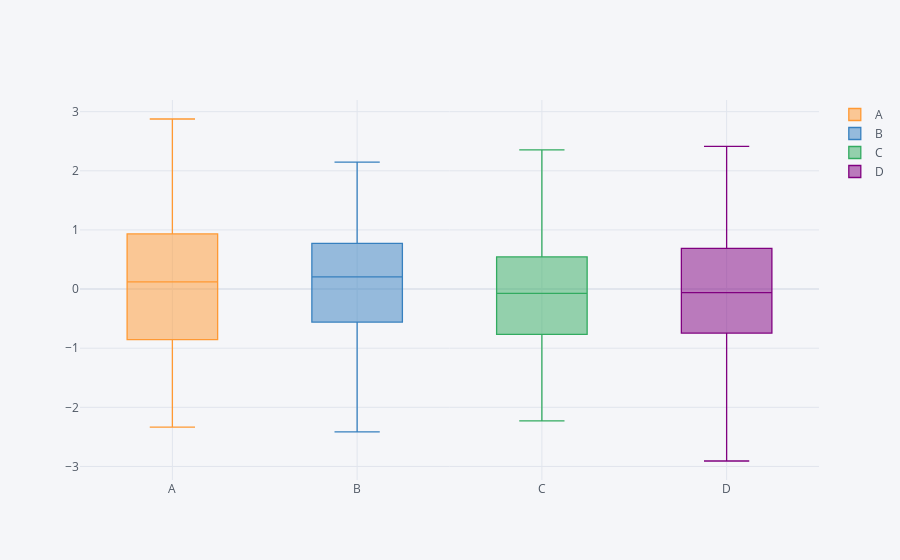

Notebook code for this chart:
### Markdown cell above
#### Box Plot

### Code cell
df1.iplot(kind='box')
